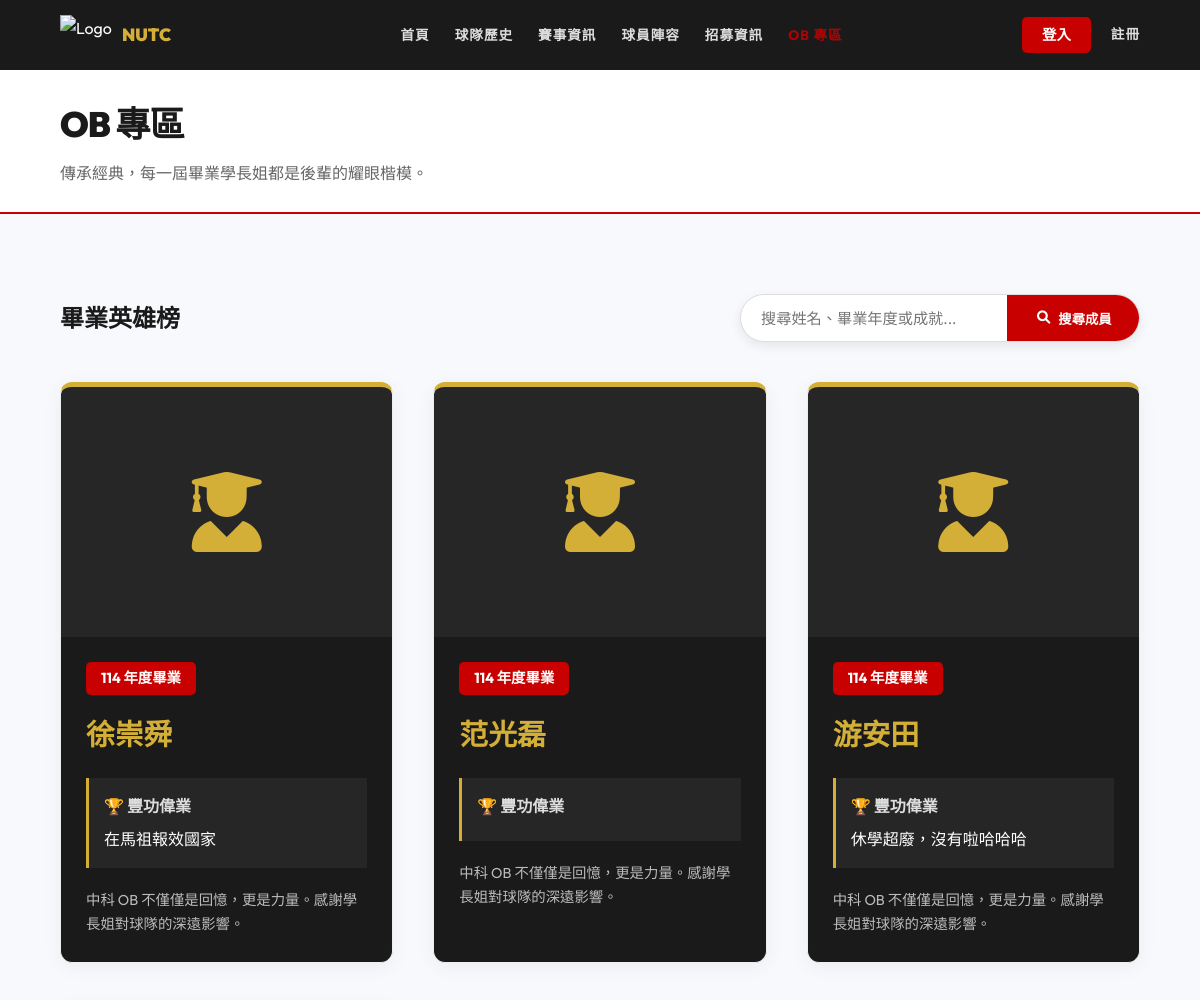
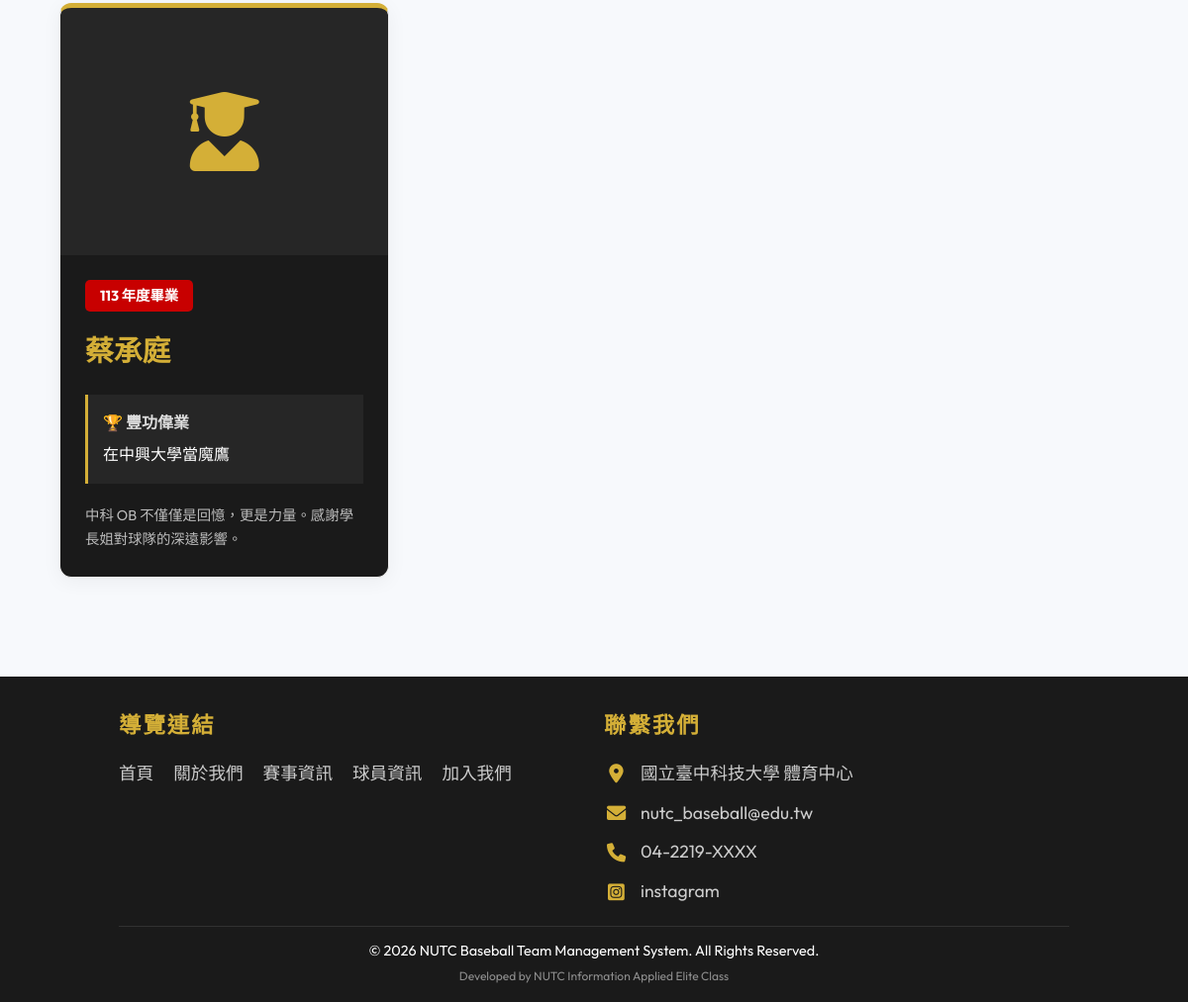
Screenshot of /ob.php with the database file from the repository (2 pictures, top to bottom).
### tables this page shows
CREATE TABLE `ob` (
  `Ob_id` int(11) NOT NULL COMMENT '校友 ID',
  `Team_Id` int(11) NOT NULL COMMENT '關聯 Team.team_Id',
  `OB_name` varchar(50) NOT NULL COMMENT '畢業學長姐姓名',
  `graduation_year` int(11) DEFAULT NULL COMMENT '畢業年度',
  `status` varchar(100) DEFAULT NULL COMMENT '畢業後現況或豐功偉業',
  `image_path` varchar(255) DEFAULT NULL COMMENT 'OB照片路徑'
);

CREATE TABLE `contact_us` (
  `id` int(11) NOT NULL,
  `icon_class` varchar(50) NOT NULL,
  `content_text` varchar(255) NOT NULL,
  `link` varchar(255) DEFAULT NULL
);

### includes/Database.php (called while the page is built, shortened)
<?php
class Database {
    private $pdo;
    public function __construct() {
        $host = 'localhost';
        $db   = 'baseball_web';
        $user = 'root';
        $pass = '';
        $charset = 'utf8mb4';
        $dsn = "mysql:host=$host;port=3306;dbname=$db;charset=$charset";
        $options = [
            PDO::ATTR_ERRMODE            => PDO::ERRMODE_EXCEPTION,
            PDO::ATTR_DEFAULT_FETCH_MODE => PDO::FETCH_ASSOC,
            PDO::ATTR_EMULATE_PREPARES   => false,
        ];
        try {
            $this->pdo = new PDO($dsn, $user, $pass, $options);
            $stmt = $this->pdo->query("DESCRIBE `player_game_details`");
            $cols = $stmt->fetchAll(PDO::FETCH_COLUMN);
        } catch (\PDOException $e) {
            throw new \PDOException($e->getMessage(), (int)$e->getCode());
        }
    }
    public function getAll($table) {
        $stmt = $this->pdo->query("SELECT * FROM `$table`");
        return $stmt->fetchAll();
    }
}

### includes/config.php (called while the page is built, shortened)
<?php
require_once 'Database.php';
$db = new Database();

### ob.php (the view, shortened to what this page needs)
<?php
require_once 'includes/header.php';
$obMembers = $db->getAll('ob');
$search = $_GET['search'] ?? '';
usort($obMembers, function ($a, $b) {
    return $b['graduation_year'] <=> $a['graduation_year'];
});
?>
<div class="page-header">
    <h1>OB 專區</h1>
    <p>傳承經典，每一屆畢業學長姐都是後輩的耀眼楷模。</p>
</div>
<section class="ob-section">
    <div class="container">
        <div style="display: flex; justify-content: space-between; align-items: center; flex-wrap: wrap; gap: 20px; margin-bottom: 40px;">
            <h2 style="margin-bottom: 0;">畢業英雄榜</h2>
            <form method="GET" class="search-bar-container" style="margin-bottom: 0;">
                <input type="text" name="search" class="search-bar-input" placeholder="搜尋姓名、畢業年度或成就..." value="<?= htmlspecialchars($search) ?>">
                <button type="submit" class="search-bar-btn"><i class="fas fa-search"></i> 搜尋成員</button>
            </form>
        </div>
        <div class="card-container">
            <?php if (empty($obMembers)): ?>
                <div class="empty-state-message">
                    <i class="fas fa-search"></i>
                    找不到符合條件的 OB 學長姐。
                </div>
            <?php else: ?>
                <?php foreach ($obMembers as $ob): ?>
                    <div class="card ob-card">
                        <div class="ob-card-img-box">
                            <?php if (!empty($ob['image_path'])): ?>
                                <img src="<?= htmlspecialchars($ob['image_path']) ?>" alt="<?= htmlspecialchars($ob['OB_name']) ?>" style="width: 100%; height: 100%; object-fit: cover;">
                            <?php else: ?>
                                <i class="fas fa-user-graduate"></i>
                            <?php endif; ?>
                        </div>
                        <div class="card-content">
                            <span class="ob-card-badge">
                                <?= $ob['graduation_year'] ?> 年度畢業
                            </span>
                            <h3 class="card-title ob-card-name"><?= htmlspecialchars($ob['OB_name']) ?></h3>
                            <div class="ob-card-achievements">
                                <p class="label">🏆 豐功偉業</p>
                                <p class="content"><?= nl2br(htmlspecialchars($ob['status'])) ?></p>
                            </div>
                            <p class="ob-card-desc">中科 OB 不僅僅是回憶，更是力量。感謝學長姐對球隊的深遠影響。</p>
                        </div>
                    </div>
                <?php endforeach; ?>
            <?php endif; ?>
        </div>
    </div>
</section>
<?php require_once 'includes/footer.php'; ?>

### includes/footer.php (shortened to what this page needs)
<?php
$contactInfos = $db->getAll('contact_us');
?>
<footer>
    <div class="footer-content">
        <div class="footer-section">
            <h3>導覽連結</h3>
            <ul class="footer-links">
                <li><a href="index.php">首頁</a></li>
                <li><a href="about.php">關於我們</a></li>
                <li><a href="matches.php">賽事資訊</a></li>
                <li><a href="players.php">球員資訊</a></li>
                <li><a href="join.php">加入我們</a></li>
            </ul>
        </div>
        <div class="footer-section">
            <h3>聯繫我們</h3>
            <div class="footer-contact-list">
                <?php if (empty($contactInfos)): ?>
                    <p class="footer-contact-empty">尚未設定聯絡資訊</p>
                <?php else: ?>
                    <?php foreach ($contactInfos as $c): ?>
                        <p class="footer-contact-item">
                            <i class="<?= htmlspecialchars($c['icon_class']) ?>"></i>
                            <?php if (!empty($c['link'])): ?>
                                <a href="<?= htmlspecialchars($c['link']) ?>" target="_blank"><?= htmlspecialchars($c['content_text']) ?></a>
                            <?php else: ?>
                                <span><?= htmlspecialchars($c['content_text']) ?></span>
                            <?php endif; ?>
                        </p>
                    <?php endforeach; ?>
                <?php endif; ?>
            </div>
        </div>
    </div>
    <div class="footer-bottom">
        &copy; 2026 NUTC Baseball Team Management System. All Rights Reserved.
        <br><small style="opacity: 0.5;">Developed by NUTC Information Applied Elite Class</small>
    </div>
</footer>
</body>
</html>

### assets/css/style.css (style rules this page uses)
:root { --primary: #C80000; --secondary: #D4AF37; --bg-white: #FFFFFF; --bg-dark: #1A1A1A; --text-white: #FFFFFF; --text-dark: #1A1A1A; --gray-light: #F4F4F4; --transition: all 0.3s ease-in-out; }
* { margin: 0; padding: 0; box-sizing: border-box; font-family: 'Outfit', 'Noto Sans TC', -apple-system, sans-serif; }
body { background-color: #f7f9fc; color: var(--text-dark); line-height: 1.7; }
section { padding: 60px 10%; background-color: transparent; }
.page-header { padding: 25px 5%; background-color: #fff; border-bottom: 2px solid var(--primary); margin-bottom: 20px; text-align: left; }
.page-header h1 { font-size: 2.2rem; font-weight: 900; color: var(--bg-dark); text-transform: uppercase; letter-spacing: -1px; margin: 0; position: relative; display: inline-block; }
.page-header p { font-size: 1rem; color: #666; margin-top: 5px; font-weight: 500; }
section { padding: 80px 10%; }
.card-container { display: grid; grid-template-columns: repeat(auto-fit, minmax(300px, 1fr)); gap: 40px; }
.card { background: var(--bg-white); border-radius: 12px; overflow: hidden; box-shadow: 0 4px 20px rgba(0,0,0,0.05); transition: var(--transition); border: 1px solid #eee; }
.card-content { padding: 25px; }
.card-title { font-size: 1.5rem; font-weight: 700; margin-bottom: 10px; }
footer { background: var(--bg-dark); color: var(--text-white); padding: 30px 10% 15px; margin-top: 40px; }
.footer-content { display: grid; grid-template-columns: repeat(auto-fit, minmax(200px, 1fr)); gap: 20px; margin-bottom: 20px; }
.footer-section h3 { margin-bottom: 15px; font-size: 1.4rem; letter-spacing: 2px; color: var(--secondary); }
.footer-links { list-style: none; padding: 0; display: flex; flex-direction: row; flex-wrap: wrap; gap: 10px 20px; }
.footer-links a { color: #ccc; text-decoration: none; transition: color 0.3s, transform 0.3s; font-size: 1.1rem; }
.footer-contact-list { display: flex; flex-direction: column; gap: 10px; }
.footer-contact-item { margin: 0; font-size: 1.1rem; color: #ccc; display: flex; align-items: center; gap: 12px; }
.footer-contact-item i { color: var(--secondary); font-size: 1.2rem; width: 25px; text-align: center; }
.footer-contact-item a { color: #ccc; text-decoration: none; transition: color 0.3s; }
.footer-bottom { text-align: center; padding-top: 12px; border-top: 1px solid rgba(255,255,255,0.1); font-size: 0.9rem; }
.container { max-width: 1500px; margin: 0 auto; }
.search-bar-container { display: flex; align-items: center; background: white; padding: 0; border-radius: 50px; border: 1px solid #ddd; margin-bottom: 30px; width: 100%; max-width: 400px; box-sizing: border-box; height: 48px; overflow: hidden; box-shadow: 0 4px 12px rgba(0,0,0,0.08); transition: border-color 0.3s, box-shadow 0.3s; }
.search-bar-input { flex: 1; padding: 0 20px; border: none !important; background: transparent !important; font-size: 0.95rem; outline: none !important; height: 100%; color: #333; }
.search-bar-btn { height: 100%; padding: 0 30px; background: var(--primary); color: white; border: none; border-radius: 0; cursor: pointer; font-weight: 700; transition: background 0.3s; display: flex; align-items: center; justify-content: center; gap: 8px; white-space: nowrap; flex-shrink: 0; }

### assets/css/ob.css (style rules this page uses)
.ob-section { padding: 60px 5%; }
.ob-card { background: var(--bg-dark); color: white; border-top: 5px solid var(--secondary); }
.ob-card-img-box { height: 250px; background: rgba(255,255,255,0.05); display: flex; align-items: center; justify-content: center; }
.ob-card-img-box i { font-size: 5rem; color: var(--secondary); }
.ob-card-badge { background: var(--primary); color: white; padding: 4px 15px; border-radius: 5px; font-weight: bold; font-size: 0.9rem; display: inline-block; }
.ob-card-name { margin-top: 15px; font-size: 1.8rem; color: var(--secondary); }
.ob-card-achievements { margin: 20px 0; padding: 15px; border-left: 3px solid var(--secondary); background: rgba(255,255,255,0.05); }
.ob-card-achievements .label { font-weight: 700; color: #ddd; }
.ob-card-achievements .content { margin-top: 5px; }
.ob-card-desc { font-size: 0.9rem; opacity: 0.7; }

### rows the page displays
ob: graduation_year "114", OB_name "徐崇舜", status "在馬祖報效國家"
ob: graduation_year "114", OB_name "范光磊"
ob: graduation_year "114", OB_name "游安田", status "休學超廢，沒有啦哈哈哈"
ob: graduation_year "113", OB_name "蔡承庭", status "在中興大學當魔鷹"
contact_us: content_text "國立臺中科技大學 體育中心"
contact_us: content_text "nutc_baseball@edu.tw"
contact_us: content_text "04-2219-XXXX"
contact_us: content_text "instagram"
